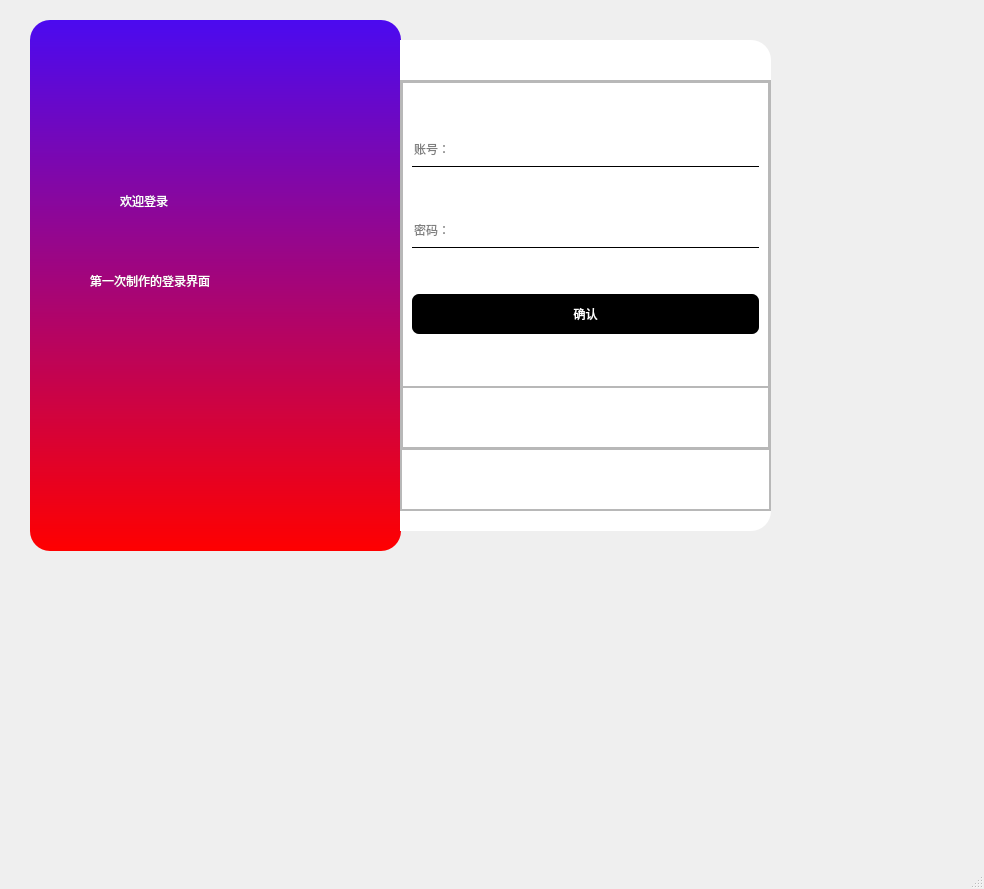
<?xml version="1.0" encoding="UTF-8"?>
<ui version="4.0">
 <class>LoginWindow</class>
 <widget class="QMainWindow" name="LoginWindow">
  <property name="geometry">
   <rect>
    <x>0</x>
    <y>0</y>
    <width>984</width>
    <height>889</height>
   </rect>
  </property>
  <property name="windowTitle">
   <string>MainWindow</string>
  </property>
  <widget class="QWidget" name="centralwidget">
   <widget class="QFrame" name="frame">
    <property name="geometry">
     <rect>
      <x>30</x>
      <y>20</y>
      <width>371</width>
      <height>531</height>
     </rect>
    </property>
    <property name="styleSheet">
     <string notr="true">#frame{
background-color: qlineargradient(spread:pad, x1:0, y1:0, x2:0, y2:1, stop:0 rgba(75, 10, 240, 255), stop:1 rgba(255, 0, 0, 255));
border-radius:20px
}</string>
    </property>
    <property name="frameShape">
     <enum>QFrame::StyledPanel</enum>
    </property>
    <property name="frameShadow">
     <enum>QFrame::Raised</enum>
    </property>
    <widget class="QLabel" name="label">
     <property name="geometry">
      <rect>
       <x>90</x>
       <y>150</y>
       <width>191</width>
       <height>61</height>
      </rect>
     </property>
     <property name="styleSheet">
      <string notr="true">color: rgb(255, 255, 255);
font :32pt &quot;黑体&quot;;</string>
     </property>
     <property name="text">
      <string>欢迎登录</string>
     </property>
    </widget>
    <widget class="QLabel" name="label_2">
     <property name="geometry">
      <rect>
       <x>60</x>
       <y>220</y>
       <width>261</width>
       <height>81</height>
      </rect>
     </property>
     <property name="styleSheet">
      <string notr="true">color: rgb(255, 255, 255);
font: 18pt &quot;华文细黑&quot;;
</string>
     </property>
     <property name="text">
      <string>第一次制作的登录界面</string>
     </property>
    </widget>
   </widget>
   <widget class="QFrame" name="frame_2">
    <property name="geometry">
     <rect>
      <x>400</x>
      <y>40</y>
      <width>371</width>
      <height>491</height>
     </rect>
    </property>
    <property name="styleSheet">
     <string notr="true">#frame_2{
background-color: rgb(255, 255, 255);
border-top-right-radius:20px;
border-bottom-right-radius: 20px;
}</string>
    </property>
    <property name="frameShape">
     <enum>QFrame::StyledPanel</enum>
    </property>
    <property name="frameShadow">
     <enum>QFrame::Raised</enum>
    </property>
    <widget class="QFrame" name="frame_3">
     <property name="geometry">
      <rect>
       <x>0</x>
       <y>40</y>
       <width>371</width>
       <height>431</height>
      </rect>
     </property>
     <property name="minimumSize">
      <size>
       <width>301</width>
       <height>371</height>
      </size>
     </property>
     <property name="frameShape">
      <enum>QFrame::StyledPanel</enum>
     </property>
     <property name="frameShadow">
      <enum>QFrame::Raised</enum>
     </property>
     <layout class="QVBoxLayout" name="verticalLayout">
      <property name="spacing">
       <number>0</number>
      </property>
      <property name="leftMargin">
       <number>0</number>
      </property>
      <property name="topMargin">
       <number>0</number>
      </property>
      <property name="rightMargin">
       <number>0</number>
      </property>
      <property name="bottomMargin">
       <number>0</number>
      </property>
      <item>
       <widget class="QFrame" name="frame_4">
        <property name="sizePolicy">
         <sizepolicy hsizetype="Preferred" vsizetype="Expanding">
          <horstretch>0</horstretch>
          <verstretch>6</verstretch>
         </sizepolicy>
        </property>
        <property name="frameShape">
         <enum>QFrame::StyledPanel</enum>
        </property>
        <property name="frameShadow">
         <enum>QFrame::Raised</enum>
        </property>
        <layout class="QVBoxLayout" name="verticalLayout_2">
         <property name="spacing">
          <number>0</number>
         </property>
         <property name="leftMargin">
          <number>0</number>
         </property>
         <property name="topMargin">
          <number>0</number>
         </property>
         <property name="rightMargin">
          <number>0</number>
         </property>
         <property name="bottomMargin">
          <number>0</number>
         </property>
         <item>
          <widget class="QFrame" name="frame_6">
           <property name="sizePolicy">
            <sizepolicy hsizetype="Preferred" vsizetype="Expanding">
             <horstretch>0</horstretch>
             <verstretch>5</verstretch>
            </sizepolicy>
           </property>
           <property name="frameShape">
            <enum>QFrame::StyledPanel</enum>
           </property>
           <property name="frameShadow">
            <enum>QFrame::Raised</enum>
           </property>
           <layout class="QHBoxLayout" name="horizontalLayout_3">
            <property name="spacing">
             <number>0</number>
            </property>
            <property name="leftMargin">
             <number>0</number>
            </property>
            <property name="topMargin">
             <number>0</number>
            </property>
            <property name="rightMargin">
             <number>0</number>
            </property>
            <property name="bottomMargin">
             <number>0</number>
            </property>
            <item>
             <widget class="QStackedWidget" name="stackedWidget_2">
              <property name="styleSheet">
               <string notr="true">QLineEdit{
	
	background-color: rgba(255, 255, 255, 0);
	border:none;
	border-bottom:1px solid black;
}
QPushButton{
	
	background-color: rgb(0, 0, 0);
	color: rgb(255, 255, 255);
	border-radius:7px;

}
QPushButton:hover{
	padding-top:5px;
	padding-left:1px;
}</string>
              </property>
              <property name="currentIndex">
               <number>1</number>
              </property>
              <widget class="QWidget" name="page_Register">
               <layout class="QVBoxLayout" name="verticalLayout_4">
                <item>
                 <widget class="QLineEdit" name="lineEdit_R_accuont">
                  <property name="minimumSize">
                   <size>
                    <width>0</width>
                    <height>35</height>
                   </size>
                  </property>
                  <property name="placeholderText">
                   <string>账号：</string>
                  </property>
                 </widget>
                </item>
                <item>
                 <widget class="QLineEdit" name="lineEdit_R_password_1">
                  <property name="minimumSize">
                   <size>
                    <width>0</width>
                    <height>35</height>
                   </size>
                  </property>
                  <property name="echoMode">
                   <enum>QLineEdit::Normal</enum>
                  </property>
                  <property name="placeholderText">
                   <string>密码：</string>
                  </property>
                 </widget>
                </item>
                <item>
                 <widget class="QLineEdit" name="lineEdit_R_password_2">
                  <property name="minimumSize">
                   <size>
                    <width>0</width>
                    <height>35</height>
                   </size>
                  </property>
                  <property name="placeholderText">
                   <string>确认密码：</string>
                  </property>
                 </widget>
                </item>
                <item>
                 <widget class="QPushButton" name="pushButton_R_sure">
                  <property name="minimumSize">
                   <size>
                    <width>0</width>
                    <height>40</height>
                   </size>
                  </property>
                  <property name="text">
                   <string>注册</string>
                  </property>
                 </widget>
                </item>
               </layout>
              </widget>
              <widget class="QWidget" name="page_Login">
               <layout class="QVBoxLayout" name="verticalLayout_3">
                <item>
                 <widget class="QLineEdit" name="lineEdit_L_account">
                  <property name="minimumSize">
                   <size>
                    <width>0</width>
                    <height>35</height>
                   </size>
                  </property>
                  <property name="placeholderText">
                   <string>账号：</string>
                  </property>
                 </widget>
                </item>
                <item>
                 <widget class="QLineEdit" name="lineEdit_L_password">
                  <property name="minimumSize">
                   <size>
                    <width>0</width>
                    <height>35</height>
                   </size>
                  </property>
                  <property name="echoMode">
                   <enum>QLineEdit::Password</enum>
                  </property>
                  <property name="placeholderText">
                   <string>密码：</string>
                  </property>
                 </widget>
                </item>
                <item>
                 <widget class="QPushButton" name="pushButton_L_sure">
                  <property name="minimumSize">
                   <size>
                    <width>0</width>
                    <height>40</height>
                   </size>
                  </property>
                  <property name="text">
                   <string>确认</string>
                  </property>
                 </widget>
                </item>
               </layout>
              </widget>
             </widget>
            </item>
           </layout>
          </widget>
         </item>
         <item>
          <widget class="QFrame" name="frame_7">
           <property name="sizePolicy">
            <sizepolicy hsizetype="Preferred" vsizetype="Expanding">
             <horstretch>0</horstretch>
             <verstretch>1</verstretch>
            </sizepolicy>
           </property>
           <property name="styleSheet">
            <string notr="true">QPushButton{
	border:none;
}
QPushButton:pressed{
	padding-top:5px;
	padding-left:5px;
}</string>
           </property>
           <property name="frameShape">
            <enum>QFrame::StyledPanel</enum>
           </property>
           <property name="frameShadow">
            <enum>QFrame::Raised</enum>
           </property>
           <layout class="QHBoxLayout" name="horizontalLayout_2">
            <item>
             <widget class="QPushButton" name="pushButton_Login">
              <property name="text">
               <string/>
              </property>
              <property name="icon">
               <iconset resource="res.qrc">
                <normaloff>:/icons/icons/login.png</normaloff>:/icons/icons/login.png</iconset>
              </property>
              <property name="iconSize">
               <size>
                <width>24</width>
                <height>24</height>
               </size>
              </property>
             </widget>
            </item>
            <item>
             <widget class="QPushButton" name="pushButton_Register">
              <property name="text">
               <string/>
              </property>
              <property name="icon">
               <iconset resource="res.qrc">
                <normaloff>:/icons/icons/register.png</normaloff>:/icons/icons/register.png</iconset>
              </property>
              <property name="iconSize">
               <size>
                <width>24</width>
                <height>24</height>
               </size>
              </property>
             </widget>
            </item>
           </layout>
          </widget>
         </item>
        </layout>
       </widget>
      </item>
      <item>
       <widget class="QFrame" name="frame_5">
        <property name="sizePolicy">
         <sizepolicy hsizetype="Preferred" vsizetype="Preferred">
          <horstretch>0</horstretch>
          <verstretch>1</verstretch>
         </sizepolicy>
        </property>
        <property name="frameShape">
         <enum>QFrame::StyledPanel</enum>
        </property>
        <property name="frameShadow">
         <enum>QFrame::Raised</enum>
        </property>
        <layout class="QHBoxLayout" name="horizontalLayout">
         <property name="spacing">
          <number>0</number>
         </property>
         <property name="leftMargin">
          <number>0</number>
         </property>
         <property name="topMargin">
          <number>0</number>
         </property>
         <property name="rightMargin">
          <number>0</number>
         </property>
         <property name="bottomMargin">
          <number>0</number>
         </property>
         <item>
          <widget class="QStackedWidget" name="stackedWidget">
           <property name="sizePolicy">
            <sizepolicy hsizetype="Preferred" vsizetype="Expanding">
             <horstretch>0</horstretch>
             <verstretch>1</verstretch>
            </sizepolicy>
           </property>
           <widget class="QWidget" name="page"/>
           <widget class="QWidget" name="page_2"/>
          </widget>
         </item>
        </layout>
       </widget>
      </item>
     </layout>
    </widget>
    <widget class="QPushButton" name="pushButton">
     <property name="geometry">
      <rect>
       <x>310</x>
       <y>0</y>
       <width>41</width>
       <height>41</height>
      </rect>
     </property>
     <property name="styleSheet">
      <string notr="true">#pushButton{
	border:none;
}
#pushButton:hover{
	padding-top:5px;
	padding-left:5px;
}</string>
     </property>
     <property name="text">
      <string/>
     </property>
     <property name="icon">
      <iconset resource="res.qrc">
       <normaloff>:/icons/icons/close.png</normaloff>:/icons/icons/close.png</iconset>
     </property>
     <property name="iconSize">
      <size>
       <width>16</width>
       <height>16</height>
      </size>
     </property>
    </widget>
   </widget>
  </widget>
  <widget class="QStatusBar" name="statusbar"/>
 </widget>
 <resources>
  <include location="res.qrc"/>
 </resources>
 <connections>
  <connection>
   <sender>pushButton</sender>
   <signal>clicked()</signal>
   <receiver>LoginWindow</receiver>
   <slot>close()</slot>
   <hints>
    <hint type="sourcelabel">
     <x>725</x>
     <y>55</y>
    </hint>
    <hint type="destinationlabel">
     <x>841</x>
     <y>23</y>
    </hint>
   </hints>
  </connection>
 </connections>
</ui>
